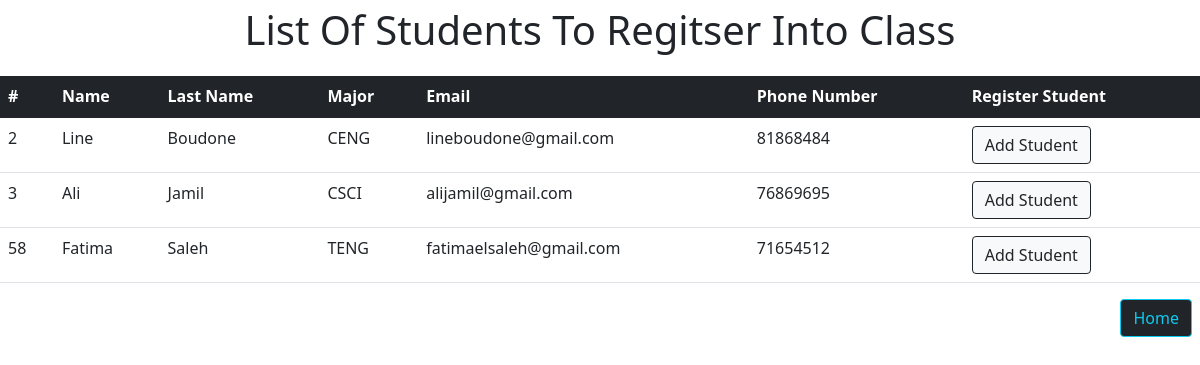
/RegisterStudentsInClass.php (signed in), run on the app's committed database.
### tables this page shows
CREATE TABLE `students` (
  `Student_id` int(11) NOT NULL,
  `Name` text NOT NULL,
  `Last_Name` text NOT NULL,
  `Email` text NOT NULL,
  `Phone` int(11) NOT NULL,
  `major` text NOT NULL
);

### RegisterStudentsInClass.php (the view, shortened to what this page needs)
<!doctype html>
<html lang="en">
  <head>
    <link href="https://cdn.jsdelivr.net/npm/bootstrap@5.1.3/dist/css/bootstrap.min.css" rel="stylesheet">
  </head>
  <body>
  <p class="text-center fs-1 fw-b">List Of Students To Regitser Into Class</p>
	<?php
  require_once('connection.php');
$query = " SELECT * FROM students";
  $result = mysqli_query($link, $query);
  if (($result) && (mysqli_num_rows($result) > 0)){
		if (($result) && (mysqli_num_rows($result) > 0)){
      echo '<div  class ="form" id="form">';
			echo '<table class="table table-hover">';
			echo '<thead class="bg-dark"><tr><th style="color: white;">#</th> <th style="color: white;">Name</th><th style="color: white;">Last Name</th><th style="color: white;">Major</th><th style="color: white;">Email</th><th style="color: white;">Phone Number</th><th style="color: white;">Register Student</th></tr></thead>';
			while ($row = mysqli_fetch_assoc($result)){
				echo '<tr><td>' . $row['Student_id'] . '</td><td>' . $row['Name'] . '</td><td>' . $row['Last_Name'] . '</td><td>' . $row['major']. '</td><td>' . $row['Email']. '</td><td>' . $row['Phone']. '</td>'
        .'<td><a href="AddStudentToClass.php?idofstudent='.$row['Student_id'].'">	<button type="button" class="btn btn-light btn-outline-dark" id="submit">Add Student</button>';
			}
			echo '</table>';
		}
  }
    else
    echo "<h1 >There Are No Students </h1>"
	?>
  <div class="d-grid gap-2 d-md-flex justify-content-md-end">
    <a href="addStudentbyinstructor.php"><button class="btn btn-dark btn-outline-info me-md-2" type="button">Home</button></a>
  </div>
	</body>
</html>

### data on the page
students: Student_id "2", Name "Line", Last_Name "Boudone", major "CENG", Email "lineboudone@gmail.com", Phone "81868484"
students: Student_id "3", Name "Ali", Last_Name "Jamil", major "CSCI", Email "alijamil@gmail.com", Phone "76869695"
students: Student_id "58", Name "Fatima", Last_Name "Saleh", major "TENG", Email "fatimaelsaleh@gmail.com", Phone "71654512"
